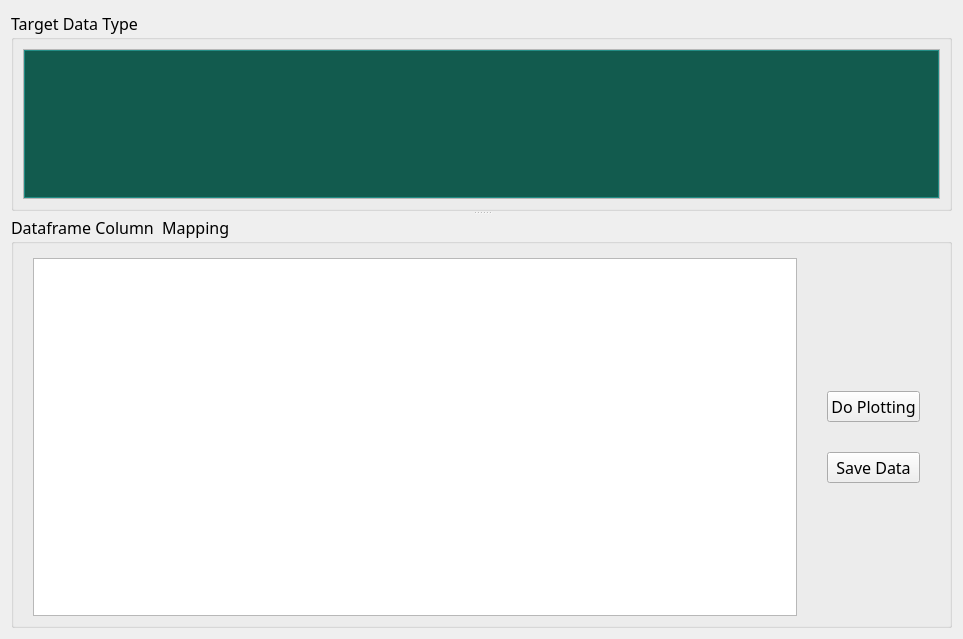
<?xml version="1.0" encoding="UTF-8"?>
<ui version="4.0">
 <class>dfColumnMapping</class>
 <widget class="QWidget" name="dfColumnMapping">
  <property name="geometry">
   <rect>
    <x>0</x>
    <y>0</y>
    <width>963</width>
    <height>639</height>
   </rect>
  </property>
  <property name="windowTitle">
   <string>Form</string>
  </property>
  <layout class="QHBoxLayout" name="horizontalLayout_3">
   <item>
    <widget class="QSplitter" name="splitter">
     <property name="font">
      <font>
       <family>Microsoft YaHei</family>
       <pointsize>12</pointsize>
      </font>
     </property>
     <property name="orientation">
      <enum>Qt::Vertical</enum>
     </property>
     <widget class="QGroupBox" name="groupBox">
      <property name="font">
       <font>
        <family>Microsoft YaHei</family>
        <pointsize>12</pointsize>
       </font>
      </property>
      <property name="title">
       <string>Target Data Type</string>
      </property>
      <layout class="QHBoxLayout" name="horizontalLayout">
       <item>
        <widget class="QScrollArea" name="scrollArea">
         <property name="font">
          <font>
           <family>Microsoft YaHei</family>
           <pointsize>12</pointsize>
          </font>
         </property>
         <property name="widgetResizable">
          <bool>true</bool>
         </property>
         <widget class="QWidget" name="targetDataType">
          <property name="geometry">
           <rect>
            <x>0</x>
            <y>0</y>
            <width>923</width>
            <height>134</height>
           </rect>
          </property>
          <property name="styleSheet">
           <string notr="true">   font-family:&quot;Microsoft YaHei&quot;;
    font-size: 14px;
    font-weight: bold;
    color:#f0f0f0;
	background:#125b4e;
   border: 1px solid #228c84;</string>
          </property>
          <layout class="QVBoxLayout" name="verticalLayout">
           <property name="leftMargin">
            <number>0</number>
           </property>
           <property name="topMargin">
            <number>0</number>
           </property>
           <property name="rightMargin">
            <number>0</number>
           </property>
           <property name="bottomMargin">
            <number>0</number>
           </property>
           <item>
            <layout class="QVBoxLayout" name="targetLayout">
             <property name="spacing">
              <number>3</number>
             </property>
            </layout>
           </item>
          </layout>
         </widget>
        </widget>
       </item>
      </layout>
     </widget>
     <widget class="QGroupBox" name="groupBox_2">
      <property name="font">
       <font>
        <family>Microsoft YaHei</family>
        <pointsize>12</pointsize>
       </font>
      </property>
      <property name="title">
       <string>Dataframe Column  Mapping</string>
      </property>
      <layout class="QHBoxLayout" name="horizontalLayout_4">
       <property name="spacing">
        <number>6</number>
       </property>
       <item>
        <layout class="QHBoxLayout" name="horizontalLayout_2">
         <property name="spacing">
          <number>30</number>
         </property>
         <property name="leftMargin">
          <number>10</number>
         </property>
         <property name="topMargin">
          <number>5</number>
         </property>
         <property name="rightMargin">
          <number>20</number>
         </property>
         <item>
          <widget class="QTableView" name="tableView">
           <property name="font">
            <font>
             <family>Microsoft YaHei</family>
             <pointsize>12</pointsize>
            </font>
           </property>
           <property name="selectionMode">
            <enum>QAbstractItemView::SingleSelection</enum>
           </property>
           <property name="selectionBehavior">
            <enum>QAbstractItemView::SelectRows</enum>
           </property>
          </widget>
         </item>
         <item>
          <layout class="QVBoxLayout" name="verticalLayout_2">
           <property name="spacing">
            <number>30</number>
           </property>
           <item>
            <spacer name="verticalSpacer">
             <property name="orientation">
              <enum>Qt::Vertical</enum>
             </property>
             <property name="sizeHint" stdset="0">
              <size>
               <width>20</width>
               <height>40</height>
              </size>
             </property>
            </spacer>
           </item>
           <item>
            <widget class="QPushButton" name="btnDoPlotting">
             <property name="styleSheet">
              <string notr="true">font: 25 12pt &quot;Microsoft YaHei&quot;;</string>
             </property>
             <property name="text">
              <string>Do Plotting</string>
             </property>
            </widget>
           </item>
           <item>
            <widget class="QPushButton" name="btnSaveData">
             <property name="styleSheet">
              <string notr="true">font: 25 12pt &quot;Microsoft YaHei&quot;;</string>
             </property>
             <property name="text">
              <string>Save Data</string>
             </property>
            </widget>
           </item>
           <item>
            <spacer name="verticalSpacer_2">
             <property name="orientation">
              <enum>Qt::Vertical</enum>
             </property>
             <property name="sizeHint" stdset="0">
              <size>
               <width>20</width>
               <height>40</height>
              </size>
             </property>
            </spacer>
           </item>
          </layout>
         </item>
        </layout>
       </item>
      </layout>
     </widget>
    </widget>
   </item>
  </layout>
 </widget>
 <resources/>
 <connections/>
</ui>
